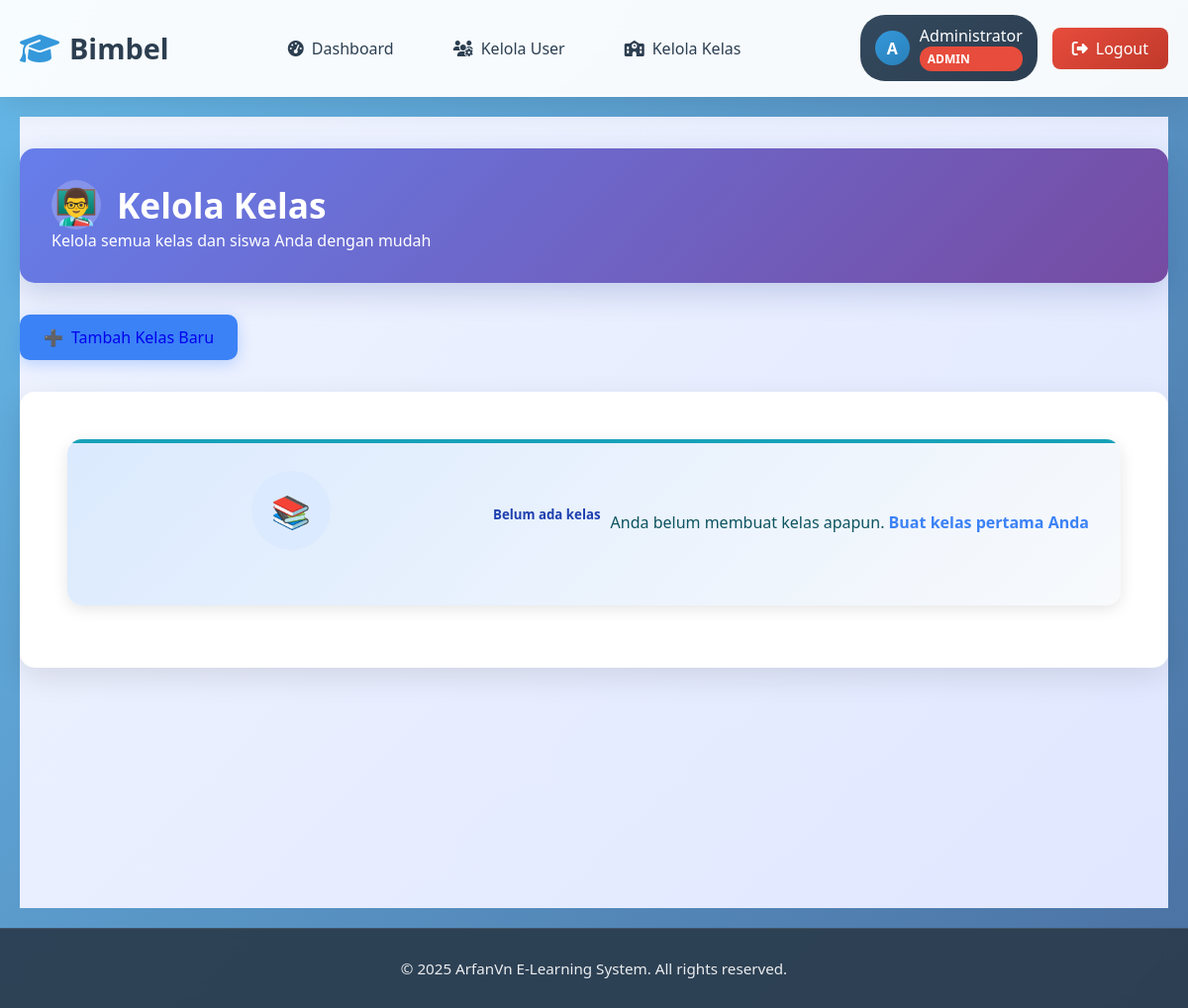
Screenshot of /guru/kelas (signed in) with the database file from the repository.
### app.py (models this page shows, shortened)
class User(UserMixin, db.Model):
    __tablename__ = 'user'
    id = db.Column(db.Integer, primary_key=True)
    username = db.Column(db.String(80), unique=True, nullable=False, index=True)
    email = db.Column(db.String(120), unique=True, nullable=False, index=True)
    password_hash = db.Column(db.String(128), nullable=False)
    role = db.Column(db.String(20), nullable=False, default='siswa')  # admin, guru, siswa
    nama_lengkap = db.Column(db.String(100), nullable=False)
    tanggal_daftar = db.Column(db.DateTime, default=datetime.utcnow)
    last_login = db.Column(db.DateTime)
    is_active = db.Column(db.Boolean, default=True)
    kelas_mengajar = db.relationship('Kelas', backref='guru', lazy=True)
    submissions = db.relationship('TugasSubmission', backref='siswa', lazy=True)
    quiz_attempts = db.relationship('QuizAttempt', backref='siswa', lazy=True)
    forum_posts = db.relationship('ForumPost', backref='author', lazy=True)
    notifications = db.relationship('Notification', backref='user', lazy=True)
    absensi_records = db.relationship('Absensi', backref='siswa', lazy=True)
    game_scores = db.relationship('GameScore', backref='siswa', lazy=True)
    kelas_siswa = db.relationship('KelasSiswa', backref='siswa', lazy=True)
    forum_threads_created = db.relationship('ForumThread', backref='creator', lazy=True)

### app.py (the view)
@app.route('/guru/kelas')
@login_required
@guru_required
def guru_kelas():
    if current_user.role == 'admin':
        kelas_list = Kelas.query.all()
    else:
        kelas_list = Kelas.query.filter_by(guru_id=current_user.id).all()
    return render_template('guru_kelas.html', kelas_list=kelas_list)

### app.py (called while the page is built)
@app.context_processor
def inject_csrf_token():
    return dict(csrf_token=generate_csrf())

@login_manager.user_loader
def load_user(user_id):
    return User.query.get(int(user_id))

def guru_required(f):
    @wraps(f)
    def decorated_function(*args, **kwargs):
        if not current_user.is_authenticated or current_user.role not in ['admin', 'guru']:
            flash('Akses ditolak. Hanya guru dan admin yang diizinkan.', 'error')
            return redirect(url_for('dashboard'))
        return f(*args, **kwargs)
    return decorated_function

### templates/guru_kelas.html (shortened to what this page needs)
{% extends "base.html" %}
{% block content %}
<div class="kelola-kelas-container">
    <div class="container fade-in">
        <div class="row">
            <div class="col-md-12">
                <div class="header-section">
                    <h2>
                        <div class="header-icon">👨‍🏫</div>
                        Kelola Kelas
                    </h2>
                    <p class="mb-0 opacity-75">Kelola semua kelas dan siswa Anda dengan mudah</p>
                </div>
                <div class="mb-3">
                    <a href="{{ url_for('guru_add_kelas') }}" class="btn btn-primary">Tambah Kelas Baru</a>
                </div>
                {% if kelas_list %}
                    <div class="table-container">
                        <div class="table-responsive">
                            <table class="table table-striped">
                                <thead>
                                    <tr>
                                        <th>No</th>
                                        <th>Nama Kelas</th>
                                        <th>Kode Kelas</th>
                                        <th>Deskripsi</th>
                                        <th>Tanggal Dibuat</th>
                                        <th>Status</th>
                                        <th>Jumlah Siswa</th>
                                        <th>Aksi</th>
                                    </tr>
                                </thead>
                                <tbody>
                                    {% for kelas in kelas_list %}
                                    <tr>
                                        <td><strong>{{ loop.index }}</strong></td>
                                        <td><strong>{{ kelas.nama_kelas }}</strong></td>
                                        <td><code>{{ kelas.kode_kelas }}</code></td>
                                        <td>{{ kelas.deskripsi or '-' }}</td>
                                        <td>{{ kelas.tanggal_dibuat.strftime('%d/%m/%Y') }}</td>
                                        <td>
                                            {% if kelas.is_active %}
                                                <span class="badge bg-success">✅ Aktif</span>
                                            {% else %}
                                                <span class="badge bg-secondary">⏸️ Tidak Aktif</span>
                                            {% endif %}
                                        </td>
                                        <td><strong>{{ kelas.siswas|length }}</strong> siswa</td>
                                        <td>
                                            <div class="btn-group-actions">
                                                <a href="{{ url_for('guru_kelas_siswa', kelas_id=kelas.id) }}" class="btn btn-sm btn-info">👨‍🎓 Kelola Siswa</a>
                                                <a href="{{ url_for('edit_kelas', kelas_id=kelas.id) }}" class="btn btn-sm btn-warning">✏️ Edit</a>
                                                <a href="{{ url_for('guru_lihat_materi', kelas_id=kelas.id) }}" class="btn btn-sm btn-info">✏️ Kelola Materi</a>
                                                <a href="{{ url_for('delete_kelas', kelas_id=kelas.id) }}" class="btn btn-sm btn-danger" onclick="return confirm('Yakin ingin menghapus kelas ini?')">🗑️ Hapus</a>
                                            </div>
                                        </td>
                                    </tr>
                                    {% endfor %}
                                </tbody>
                            </table>
                        </div>
                    </div>
                {% else %}
                    <div class="empty-state">
                        <div class="alert alert-info">
                            <div class="empty-state-icon"></div>
                            <h5>Belum ada kelas</h5>
                            <p>Anda belum membuat kelas apapun. <a href="{{ url_for('guru_add_kelas') }}">Buat kelas pertama Anda</a></p>
                        </div>
                    </div>
                {% endif %}
            </div>
        </div>
    </div>
</div>
{% endblock %}

### templates/base.html (shortened to what this page needs)
<!DOCTYPE html>
<html lang="id">
<head>
    <link href="https://cdnjs.cloudflare.com/ajax/libs/font-awesome/6.4.0/css/all.min.css" rel="stylesheet">
</head>
<body>
    <header>
        <nav>
            <div class="nav-container">
                <a href="/" class="logo">
                    <i class="fas fa-graduation-cap"></i>
                    <span>Bimbel </span>
                </a>
                {% if current_user.is_authenticated %}
                    <ul class="nav-menu">
                        <li class="nav-item">
                            <a href="{{ url_for('dashboard') }}" class="nav-link">
                                <i class="fas fa-tachometer-alt"></i>
                                Dashboard
                            </a>
                        </li>
                        {% if current_user.role == 'admin' %}
                            <li class="nav-item">
                                <a href="{{ url_for('admin_users') }}" class="nav-link">
                                    <i class="fas fa-users-cog"></i>
                                    Kelola User
                                </a>
                            </li>
                        {% endif %}
                        {% if current_user.role in ['admin', 'guru'] %}
                            <li class="nav-item">
                                <a href="{{ url_for('guru_kelas') }}" class="nav-link">
                                    <i class="fas fa-school"></i>
                                    Kelola Kelas
                                </a>
                            </li>
                        {% endif %}
                    </ul>
                    <div class="user-dropdown">
                        <div class="user-info">
                            <div class="user-avatar">
                                {{ current_user.nama_lengkap[0].upper() }}
                            </div>
                            <div>
                                <div>{{ current_user.nama_lengkap }}</div>
                                <div class="role-badge {{ current_user.role }}">
                                    {{ current_user.role.title() }}
                                </div>
                            </div>
                        </div>
                        <a href="{{ url_for('logout') }}" class="logout-btn">
                            <i class="fas fa-sign-out-alt"></i>
                            Logout
                        </a>
                    </div>
                {% else %}
                    <a href="{{ url_for('login') }}" class="login-btn">
                        <i class="fas fa-sign-in-alt"></i>
                        Login
                    </a>
                {% endif %}
            </div>
        </nav>
    </header>
    <main>
        {% block content %}{% endblock %}
    </main>
    <footer>
        <p>&copy; 2025 ArfanVn E-Learning System. All rights reserved.</p>
    </footer>
</body>
</html>

### templates/base.html (style rules this page uses)
* { margin: 0; padding: 0; box-sizing: border-box; }
body { font-family: 'Segoe UI', Tahoma, Geneva, Verdana, sans-serif; background: linear-gradient(135deg, #66baea 0%, #4b71a2 100%); min-height: 100vh; color: #333; display: flex; flex-direction: column; }
header { position: sticky; top: 0; z-index: 1000; background: rgba(255, 255, 255, 0.95); backdrop-filter: blur(20px); border-bottom: 1px solid rgba(255, 255, 255, 0.2); box-shadow: 0 8px 32px rgba(0, 0, 0, 0.1); }
nav { max-width: 1200px; margin: 0 auto; padding: 0 20px; }
.nav-container { display: flex; justify-content: space-between; align-items: center; padding: 15px 0; }
.logo { font-size: 1.8rem; font-weight: bold; color: #2c3e50; text-decoration: none; display: flex; align-items: center; gap: 10px; transition: all 0.3s ease; }
.logo i { color: #3498db; font-size: 2rem; }
.nav-menu { display: flex; align-items: center; list-style: none; gap: 30px; }
.nav-item { position: relative; }
.nav-link { color: #2c3e50; text-decoration: none; font-weight: 500; padding: 10px 15px; border-radius: 8px; transition: all 0.3s ease; display: flex; align-items: center; gap: 8px; }
.user-dropdown { position: relative; display: flex; align-items: center; gap: 15px; }
.user-info { display: flex; align-items: center; gap: 10px; padding: 10px 15px; background: linear-gradient(145deg, #34495e, #2c3e50); color: white; border-radius: 25px; font-weight: 500; cursor: pointer; transition: all 0.3s ease; }
.user-avatar { width: 35px; height: 35px; background: linear-gradient(145deg, #3498db, #2980b9); border-radius: 50%; display: flex; align-items: center; justify-content: center; color: white; font-weight: bold; }
.role-badge { background: #e74c3c; color: white; padding: 4px 8px; border-radius: 12px; font-size: 0.75rem; font-weight: 600; text-transform: uppercase; }
.role-badge.admin { background: #e74c3c; }
.logout-btn { background: linear-gradient(145deg, #e74c3c, #c0392b); color: white; text-decoration: none; padding: 10px 20px; border-radius: 8px; font-weight: 500; transition: all 0.3s ease; display: flex; align-items: center; gap: 8px; }
main { flex: 1; padding: 20px; max-width: 1500px; margin: 0 auto; width: 100%; }
.alert { padding: 15px 20px; border-radius: 12px; margin-bottom: 15px; display: flex; align-items: center; gap: 10px; font-weight: 500; box-shadow: 0 4px 15px rgba(0, 0, 0, 0.1); animation: slideInDown 0.5s ease-out; position: relative; overflow: hidden; }
.alert::before { content: ''; position: absolute; top: 0; left: 0; right: 0; height: 4px; }
.alert-info { background: linear-gradient(145deg, #d1ecf1, #a8dadc); color: #0c5460; border: 1px solid #bee5eb; }
.alert-info::before { background: #17a2b8; }
footer { background: rgba(44, 62, 80, 0.95); backdrop-filter: blur(10px); color: white; text-align: center; padding: 30px 20px; margin-top: auto; border-top: 1px solid rgba(255, 255, 255, 0.1); }
footer p { font-size: 0.95rem; opacity: 0.9; }
.fade-in { animation: fadeIn 0.8s ease-out; }

### rows the page displays
User: nama_lengkap "A", nama_lengkap "Administrator", role "ADMIN"
